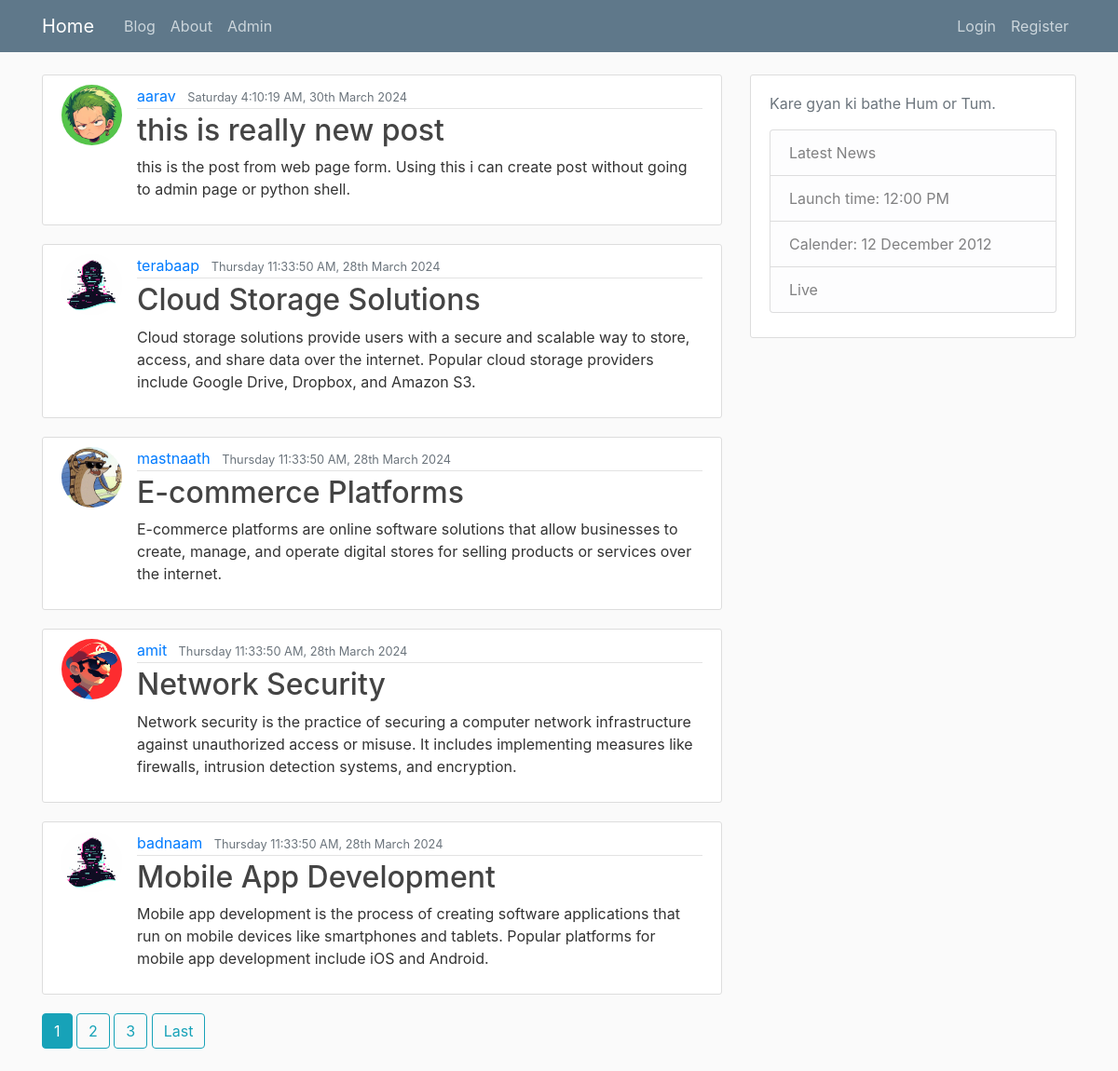
The page / on the database its author committed.
### blog/models.py (models this page shows, shortened)
class Post(models.Model):
    title = models.CharField(max_length=100)
    content = models.TextField()
    date_posted = models.DateTimeField(default=timezone.now)
    author = models.ForeignKey(User, on_delete=models.CASCADE)

### users/models.py (models this page shows, shortened)
class Profile(models.Model):
    user = models.OneToOneField(User,on_delete=models.CASCADE)
    image = models.ImageField(default='default.jpg',upload_to='profile_pics')
    bio = models.TextField(null=True,blank=True)

### blog/views.py (the view)
# urls.py: path("", views.PostListView.as_view(), name='blog-home'),
class PostListView(ListView):
    model = Post
    template_name = 'blog/home.html'
    context_object_name = 'posts'
    paginate_by = 5
    def get_queryset(self):
      return Post.objects.order_by('-date_posted')

### blog/templates/blog/home.html (shortened to what this page needs)
{% extends 'blog/base.html' %}
{% block content %}
    {% for post in posts %}
        <article class="media content-section">
            <img class="rounded-circle article-img" src="{{ post.author.profile.image.url }}">
            <div class="media-body">
                <div class="article-metadata">
                    <a class="mr-2" href="{% url 'user-post' post.author.username %}">{{ post.author }}</a>
                    <small class="text-muted">{{ post.date_posted | date:"l g:i:s A, jS N Y"}}</small>
                </div>
            <h2><a class="article-title" href="{% url 'post-detail' post.id %}">{{ post.title }}</a></h2>
            <p class="article-content">{{ post.content }}</p>
            </div>
        </article>
    {% endfor %}
    {% if is_paginated %}
        {% for num in page_obj.paginator.page_range %}
            {% if  page_obj.number == num %}
                <a class="btn btn-info mb-4" href="?page={{num}}">{{num}}</a>
            {% elif num > page_obj.number|add:'-3' and num < page_obj.number|add:'3' %}
            <a class="btn btn-outline-info mb-4" href="?page={{num}}">{{num}}</a>
            {% endif%}
        {% endfor%}
        {% if page_obj.has_next and page_obj.number != page_obj.paginator.num_pages|add:'-1' %}
            <a class="btn btn-outline-info mb-4" href="?page={{ page_obj.paginator.num_pages }}">Last</a>
        {% endif%}
    {% endif%}
{% endblock content %}

### blog/templates/blog/base.html (shortened to what this page needs)
{% load static %}
<!DOCTYPE html>
<html lang="en">
<head>
    <link rel="stylesheet" href="https://cdn.jsdelivr.net/npm/bootstrap@4.0.0/dist/css/bootstrap.min.css">
    <link rel="stylesheet" href=  "{% static 'blog/main.css' %}" >
</head>
<body>
    <header class="site-header">
        <nav class="navbar navbar-expand-md navbar-dark bg-steel fixed-top">
          <div class="container">
            <a class="navbar-brand mr-4" href="/">Home</a>
            <div class="collapse navbar-collapse" id="navbarToggle">
              <div class="navbar-nav mr-auto">
                <a class="nav-item nav-link" href="{% url 'blog-home' %}">Blog</a>
                <a class="nav-item nav-link" href="{% url 'blog-about' %}">About</a>
                <a class="nav-item nav-link" href="/admin">Admin</a>
              </div>
              <div class="navbar-nav">
              {% if user.is_authenticated %}
              <a class="nav-item nav-link" href="{% url 'post-create' %}">Create Post</a>
                <a class="nav-item nav-link" href="{% url 'profile' %}">Profile</a>
                <form action="{% url 'logout' %}" method="post">
                  {% csrf_token %}
                  <button type="submit" class="btn2">Logout</button>
                </form>
              {% else %}
                <a class="nav-item nav-link" href="{% url 'login' %}">Login</a>
                <a class="nav-item nav-link" href="{% url 'register' %}">Register</a>
              {% endif %}
              </div>
            </div>
          </div>
        </nav>
    </header>
    <main role="main" class="container">
        <div class="row">
          <div class="col-md-8">
            {% block content %}{% endblock %}
          </div>
          <div class="col-md-4">
            <div class="content-section">
              <p class='text-muted'>Kare gyan ki bathe Hum or Tum.
                <ul class="list-group">
                  <li class="list-group-item list-group-item-light">Latest News</li>
                  <li class="list-group-item list-group-item-light">Launch time: 12:00 PM</li>
                  <li class="list-group-item list-group-item-light">Calender: 12 December 2012</li>
                  <li class="list-group-item list-group-item-light">Live</li>
                </ul>
              </p>
            </div>
          </div>
        </div>
    </main>
</body>
</html>

### blog/static/blog/main.css (style rules this page uses)
body { background: #fafafa; color: #333333; margin-top: 5rem; }
h1, h2, h3, h4, h5, h6 { color: #444444; }
ul { margin: 0; }
.bg-steel { background-color: #5f788a; }
.site-header .navbar-nav .nav-link { color: #cbd5db; }
.content-section { background: #ffffff; padding: 10px 20px; border: 1px solid #dddddd; border-radius: 3px; margin-bottom: 20px; }
.article-title { color: #444444; }
.article-content { white-space: pre-line; }
.article-img { height: 65px; width: 65px; margin-right: 16px; }
.article-metadata { padding-bottom: 1px; margin-bottom: 4px; border-bottom: 1px solid #e3e3e3 }

### rows shown on the page
Post: author.profile.image (picture), author "aarav", date_posted "Saturday 4:10:19 AM, 30th March 2024", title "this is really new post", content "this is the post from web page form. Using this i can create post without going to admin page or python shell."
Post: author.profile.image (placeholder picture), author "terabaap", date_posted "Thursday 11:33:50 AM, 28th March 2024", title "Cloud Storage Solutions", content "Cloud storage solutions provide users with a secure and scalable way to store, access, and share data over the internet. Popular cloud storage providers include Google Drive, Dropbox, and Amazon S3."
Post: author.profile.image (picture), author "mastnaath", date_posted "Thursday 11:33:50 AM, 28th March 2024", title "E-commerce Platforms", content "E-commerce platforms are online software solutions that allow businesses to create, manage, and operate digital stores for selling products or services over the internet."
Post: author.profile.image (picture), author "amit", date_posted "Thursday 11:33:50 AM, 28th March 2024", title "Network Security", content "Network security is the practice of securing a computer network infrastructure against unauthorized access or misuse. It includes implementing measures like firewalls, intrusion detection systems, and encryption."
Post: author.profile.image (placeholder picture), author "badnaam", date_posted "Thursday 11:33:50 AM, 28th March 2024", title "Mobile App Development", content "Mobile app development is the process of creating software applications that run on mobile devices like smartphones and tablets. Popular platforms for mobile app development include iOS and Android."

### other values the page prints
{{ num }} "1"
{{ num }} "2" "3"
